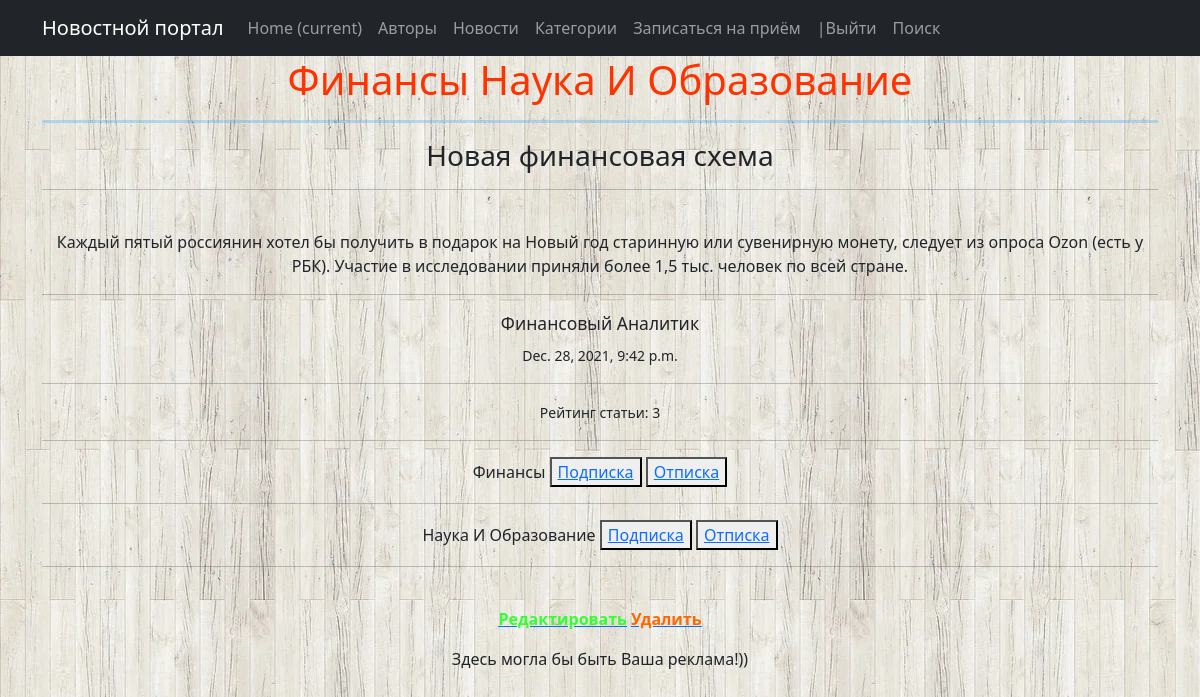
Page /comments/2/ on the committed database.
### news/models.py (models this page shows, shortened)
class Category(models.Model):
    name = models.CharField(max_length=64, unique=True)
    subscribers = models.ManyToManyField(User, )
    def __str__(self):
        return f'{self.name}'

class Post(models.Model):
    author = models.ForeignKey(Author, on_delete=models.CASCADE, verbose_name="Авторы")
    NEWS = 'NW'
    ARTICLE = 'AR'
    CATEGORY_CHOICES = (
        (NEWS, 'Новости'),
        (ARTICLE, 'Статья'),
    )
    categoryType = models.CharField(max_length=2, choices=CATEGORY_CHOICES, default=ARTICLE, verbose_name="Категория")
    dateCreation = models.DateTimeField(auto_now_add=True, verbose_name="Время создания новости")
    postCategory = models.ManyToManyField(Category, through='PostCategory', verbose_name="Название категории")
    title = models.CharField(max_length=128, verbose_name="Заголовок")
    text = models.TextField(verbose_name="Текст")
    rating = models.SmallIntegerField(default=0)

class Author(models.Model):
    authorUser = models.OneToOneField(User, on_delete=models.CASCADE)
    ratingAuthor = models.SmallIntegerField(default=0)
    def __str__(self):
        return f'{self.authorUser}'

### news/views.py (the view)
# urls.py: path('<int:pk>/', NewsDetailView.as_view(), name='news_detail'),
class NewsDetailView(DetailView):
    template_name = 'news_detail.html'
    queryset = Post.objects.all()
    def get_context_data(self, **kwargs):
        context = super().get_context_data(**kwargs)
        id = self.kwargs.get('pk')
        aaa = Category.objects.filter(pk=Post.objects.get(pk=id).postCategory.name).values("subscribers__username")
        context['is_not_subscribe'] = not aaa.filter(subscribers__username=self.request.user).exists()
        context['is_subscribe'] = aaa.filter(subscribers__username=self.request.user).exists()
        return context

### news/templates/news_detail.html (shortened to what this page needs)
{% extends 'flatpages/default.html' %}
{% block content %}
<h1><span style="color: #ff3300;">{% for new in post.postCategory.all %}
    {{ new|title }}
    {% endfor %}</span></h1>
<hr size="5" style="color: #0099ff;"/>
<h3>{{ post.title }}</h3>
<hr/>
<br>
{{ post.text }}
<hr/>
<h5><small> {{ post.author|title }}</small></h5>
<small>{{ post.dateCreation }}</small>
<hr/>
<small>Рейтинг статьи: {{ post.rating }}</small>
{% for category in post.postCategory.all %}
<hr>
{{ category|title }}
{% if is_not_subscribe %}
<button><a href="{% url 'subscribed' category.id %}">Подписка</a></button>
{% endif %}
{% if not is_subscribe %}
<button><a href="{% url 'subscribed' category.id %}">Отписка</a></button>
{% endif %}
{% endfor %}
<hr>
<br>
<a href="{% url 'news_update' post.id %}"><u><strong><span style="color: #33ff33;">Редактировать</span></strong></u></a>
<a href="{% url 'news_delete' post.id %}"><u><strong><span style="color: #ff6600;">Удалить</span></strong></u></a>
<p style="color:#3399ff">
    <marquee behavior="scroll" direction="left">Здесь могла бы быть Ваша реклама!))</marquee>
</p>
{% endblock %}

### rows in the picture
Category: name "Финансы"
Category: name "Наука И Образование"
Post: title "Новая финансовая схема", text "Каждый пятый россиянин хотел бы получить в подарок на Новый год старинную или сувенирную монету, следует из опроса Ozon (есть у РБК). Участие в исследовании приняли более 1,5 тыс. человек по всей стране.", author "Финансовый Аналитик", dateCreation "Dec. 28, 2021, 9:42 p.m.", rating "3"
